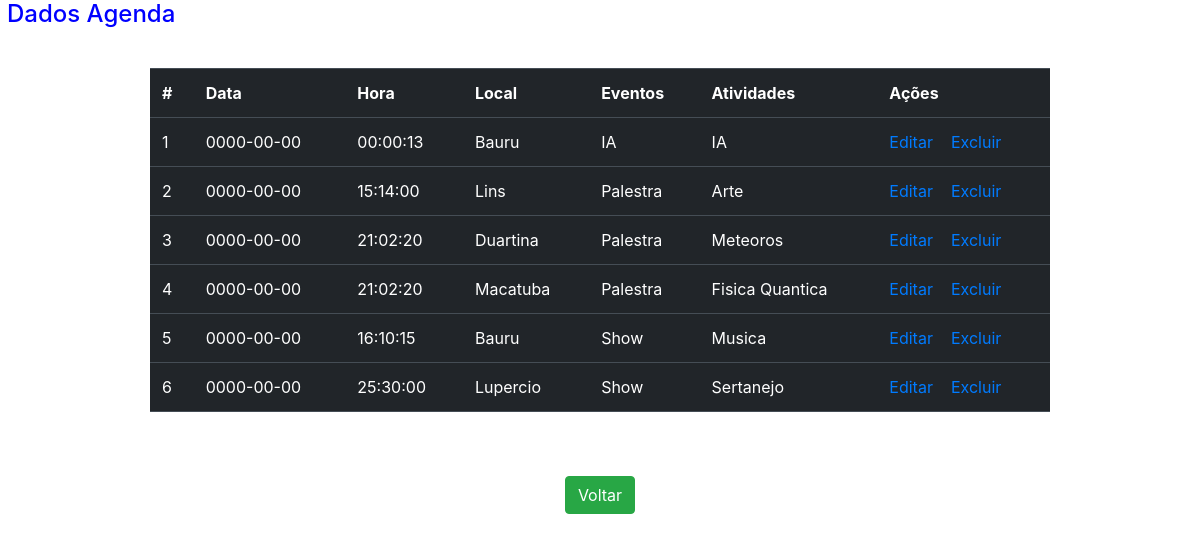
Screenshot of /php/parte2.php with the database file from the repository.
### tables this page shows
CREATE TABLE agenda (
  codigo int(11) NOT NULL,
  data date DEFAULT NULL,
  hora time DEFAULT NULL,
  local varchar(30) DEFAULT NULL,
  eventos varchar(30) DEFAULT NULL,
  atividades varchar(30) DEFAULT NULL
);

### php/parte2.php (the view, shortened to what this page needs)
<!DOCTYPE html>
<html>
<head>
	<link href="https://cdn.jsdelivr.net/npm/bootstrap@5.0.1/dist/css/bootstrap.min.css" rel="stylesheet">
	<link rel="stylesheet" href="https://stackpath.bootstrapcdn.com/bootstrap/4.5.2/css/bootstrap.min.css">
	<link rel="stylesheet" href="https://stackpath.bootstrapcdn.com/font-awesome/4.7.0/css/font-awesome.min.css">
	<link rel="stylesheet" type="text/css" href="css/parte2.css">
</head>
<body>
	<h4>Dados Agenda</h4></br>
	<div class="container">
		<div>
			<table class="table table-dark table-hover">
				<tr class="config">
					<th>#</th>
					<th>Data</th>
					<th>Hora</th>
					<th>Local</th>
					<th>Eventos</th>
					<th>Atividades</th>
					<th>Ações</th>
				</tr>
				<?php
					require("../php/conecta.php");
					$busca=$mysqli->query("select * from agenda");
					while($agenda=$busca->fetch_assoc()) {
				?>
					<tr>
						<td><?php echo $agenda["codigo"];?></td>
						<td><?php echo $agenda["data"];?></td>
						<td><?php echo $agenda["hora"];?></td>
						<td><?php echo $agenda["local"];?></td>
						<td><?php echo $agenda["eventos"];?></td>
						<td><?php echo $agenda["atividades"];?></td>
						<td>
							<a href='../../Desafio/php/editar.php?editar=$agenda[codigo]'>Editar</a>
							<a href='../../Desafio/php/excluir.php?excluir=$agenda[codigo]'>Excluir</a>
						</td>
					</tr>
					<?php } ?>
			</table>
		</div>
	</div>
<center>
	<a href="../../Desafio/index.php" class="btn btn-success">Voltar</a>
</center>
</body>
</html>

### css/parte2.css (style rules this page uses)
h4 { color: blue; margin-left: 7px }
div.container { position: relative; margin-top: 7px; display: table; justify-content: center; width: 75%; padding: 0px; }

### rows the page displays
agenda: codigo "1", data "0000-00-00", hora "00:00:13", local "Bauru", eventos "IA", atividades "IA"
agenda: codigo "2", data "0000-00-00", hora "15:14:00", local "Lins", eventos "Palestra", atividades "Arte"
agenda: codigo "3", data "0000-00-00", hora "21:02:20", local "Duartina", eventos "Palestra", atividades "Meteoros"
agenda: codigo "4", data "0000-00-00", hora "21:02:20", local "Macatuba", eventos "Palestra", atividades "Fisica Quantica"
agenda: codigo "5", data "0000-00-00", hora "16:10:15", local "Bauru", eventos "Show", atividades "Musica"
agenda: codigo "6", data "0000-00-00", hora "25:30:00", local "Lupercio", eventos "Show", atividades "Sertanejo"
